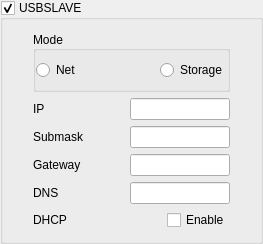
                <widget class="QGroupBox" name="Network_USBSLAVE">
                 <property name="font">
                  <font>
                   <weight>50</weight>
                   <bold>false</bold>
                  </font>
                 </property>
                 <property name="title">
                  <string>USBSLAVE</string>
                 </property>
                 <property name="flat">
                  <bool>true</bool>
                 </property>
                 <property name="checkable">
                  <bool>true</bool>
                 </property>
                 <layout class="QVBoxLayout" name="verticalLayout_27">
                  <property name="leftMargin">
                   <number>30</number>
                  </property>
                  <property name="rightMargin">
                   <number>30</number>
                  </property>
                  <item>
                   <widget class="QGroupBox" name="Network_USBSLAVE_Mode_Enum">
                    <property name="mouseTracking">
                     <bool>false</bool>
                    </property>
                    <property name="acceptDrops">
                     <bool>false</bool>
                    </property>
                    <property name="title">
                     <string>Mode</string>
                    </property>
                    <property name="alignment">
                     <set>Qt::AlignLeading|Qt::AlignLeft|Qt::AlignVCenter</set>
                    </property>
                    <property name="flat">
                     <bool>true</bool>
                    </property>
                    <layout class="QHBoxLayout" name="horizontalLayout_19">
                     <property name="leftMargin">
                      <number>0</number>
                     </property>
                     <property name="rightMargin">
                      <number>0</number>
                     </property>
                     <item>
                      <widget class="QRadioButton" name="Network_USBSLAVE_Mode_Enum_Net">
                       <property name="text">
                        <string>Net</string>
                       </property>
                      </widget>
                     </item>
                     <item>
                      <spacer name="horizontalSpacer_18">
                       <property name="orientation">
                        <enum>Qt::Horizontal</enum>
                       </property>
                       <property name="sizeHint" stdset="0">
                        <size>
                         <width>40</width>
                         <height>20</height>
                        </size>
                       </property>
                      </spacer>
                     </item>
                     <item>
                      <widget class="QRadioButton" name="Network_USBSLAVE_Mode_Enum_Storage">
                       <property name="text">
                        <string>Storage</string>
                       </property>
                      </widget>
                     </item>
                    </layout>
                   </widget>
                  </item>
                  <item>
                   <layout class="QHBoxLayout" name="horizontalLayout_56">
                    <item>
                     <widget class="QLabel" name="label_21">
                      <property name="text">
                       <string>IP     </string>
                      </property>
                     </widget>
                    </item>
                    <item>
                     <spacer name="horizontalSpacer_22">
                      <property name="orientation">
                       <enum>Qt::Horizontal</enum>
                      </property>
                      <property name="sizeHint" stdset="0">
                       <size>
                        <width>40</width>
                        <height>20</height>
                       </size>
                      </property>
                     </spacer>
                    </item>
                    <item>
                     <widget class="QLineEdit" name="Network_USBSLAVE_IP_String_Text">
                      <property name="minimumSize">
                       <size>
                        <width>100</width>
                        <height>0</height>
                       </size>
                      </property>
                      <property name="maximumSize">
                       <size>
                        <width>100</width>
                        <height>16777215</height>
                       </size>
                      </property>
                     </widget>
                    </item>
                   </layout>
                  </item>
                  <item>
                   <layout class="QHBoxLayout" name="horizontalLayout_55">
                    <item>
                     <widget class="QLabel" name="label_22">
                      <property name="text">
                       <string>Submask</string>
                      </property>
                     </widget>
                    </item>
                    <item>
                     <spacer name="horizontalSpacer_23">
                      <property name="orientation">
                       <enum>Qt::Horizontal</enum>
                      </property>
                      <property name="sizeHint" stdset="0">
                       <size>
                        <width>40</width>
                        <height>20</height>
                       </size>
                      </property>
                     </spacer>
                    </item>
                    <item>
                     <widget class="QLineEdit" name="Network_USBSLAVE_Submask_String_Text">
                      <property name="minimumSize">
                       <size>
                        <width>100</width>
                        <height>0</height>
                       </size>
                      </property>
                      <property name="maximumSize">
                       <size>
                        <width>100</width>
                        <height>16777215</height>
                       </size>
                      </property>
                     </widget>
                    </item>
                   </layout>
                  </item>
                  <item>
                   <layout class="QHBoxLayout" name="horizontalLayout_54">
                    <item>
                     <widget class="QLabel" name="label_23">
                      <property name="text">
                       <string>Gateway</string>
                      </property>
                     </widget>
                    </item>
                    <item>
                     <spacer name="horizontalSpacer_35">
                      <property name="orientation">
                       <enum>Qt::Horizontal</enum>
                      </property>
                      <property name="sizeHint" stdset="0">
                       <size>
                        <width>40</width>
                        <height>20</height>
                       </size>
                      </property>
                     </spacer>
                    </item>
                    <item>
                     <widget class="QLineEdit" name="Network_USBSLAVE_Gateway_String_Text">
                      <property name="minimumSize">
                       <size>
                        <width>100</width>
                        <height>0</height>
                       </size>
                      </property>
                      <property name="maximumSize">
                       <size>
                        <width>100</width>
                        <height>16777215</height>
                       </size>
                      </property>
                     </widget>
                    </item>
                   </layout>
                  </item>
                  <item>
                   <layout class="QHBoxLayout" name="horizontalLayout_53">
                    <item>
                     <widget class="QLabel" name="label_24">
                      <property name="text">
                       <string>DNS    </string>
                      </property>
                     </widget>
                    </item>
                    <item>
                     <spacer name="horizontalSpacer_36">
                      <property name="orientation">
                       <enum>Qt::Horizontal</enum>
                      </property>
                      <property name="sizeHint" stdset="0">
                       <size>
                        <width>40</width>
                        <height>20</height>
                       </size>
                      </property>
                     </spacer>
                    </item>
                    <item>
                     <widget class="QLineEdit" name="Network_USBSLAVE_DNS_String_Text">
                      <property name="minimumSize">
                       <size>
                        <width>100</width>
                        <height>0</height>
                       </size>
                      </property>
                      <property name="maximumSize">
                       <size>
                        <width>100</width>
                        <height>16777215</height>
                       </size>
                      </property>
                     </widget>
                    </item>
                   </layout>
                  </item>
                  <item>
                   <layout class="QHBoxLayout" name="horizontalLayout_18">
                    <item>
                     <widget class="QLabel" name="label_28">
                      <property name="text">
                       <string>DHCP   </string>
                      </property>
                     </widget>
                    </item>
                    <item>
                     <spacer name="horizontalSpacer_37">
                      <property name="orientation">
                       <enum>Qt::Horizontal</enum>
                      </property>
                      <property name="sizeHint" stdset="0">
                       <size>
                        <width>40</width>
                        <height>20</height>
                       </size>
                      </property>
                     </spacer>
                    </item>
                    <item>
                     <widget class="QCheckBox" name="Network_USBSLAVE_DHCP_Bool_IsChecked">
                      <property name="minimumSize">
                       <size>
                        <width>0</width>
                        <height>0</height>
                       </size>
                      </property>
                      <property name="text">
                       <string>Enable</string>
                      </property>
                     </widget>
                    </item>
                   </layout>
                  </item>
                 </layout>
                </widget>
